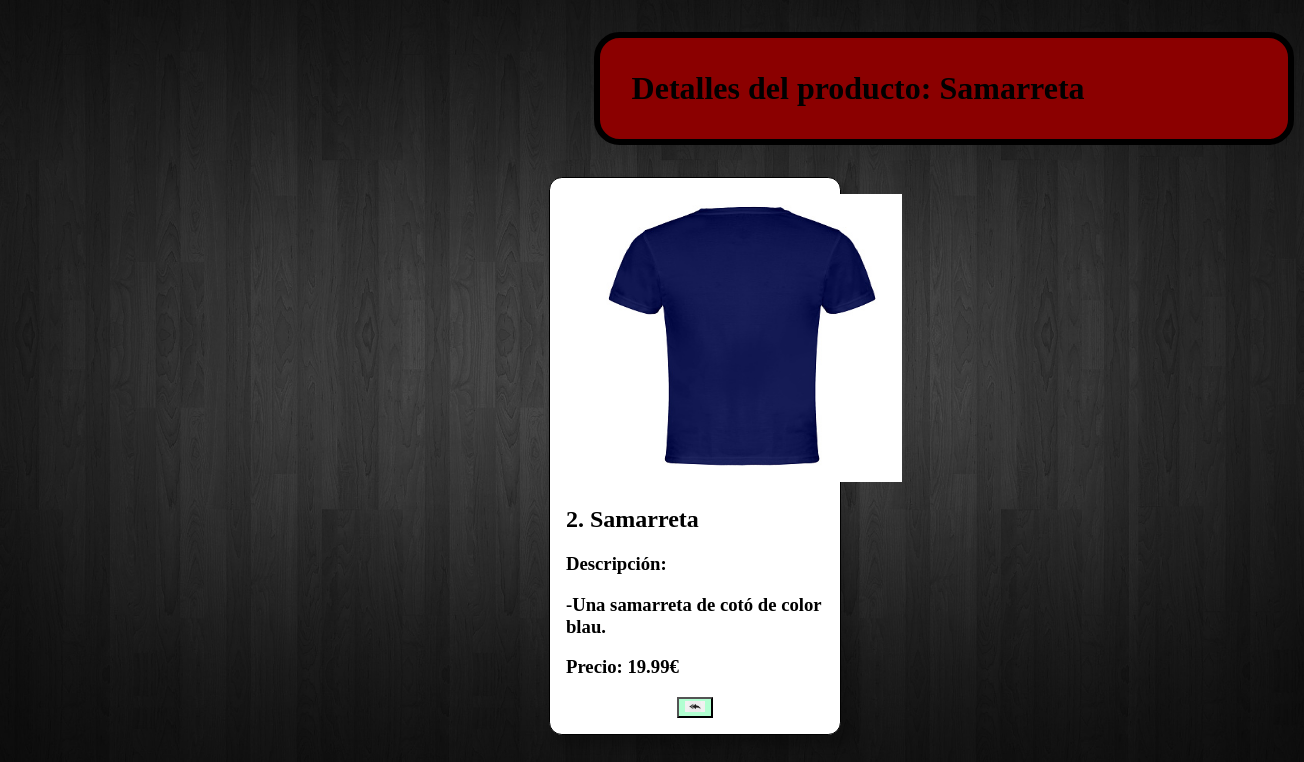
/products/read/2, run on the app's committed database.
### tables this page shows
CREATE TABLE products (
	id INTEGER PRIMARY KEY AUTOINCREMENT,
	title TEXT,
	description TEXT,
	photo TEXT,
	price DECIMAL(10, 2),
	category_id INTEGER,
	seller_id INTEGER,
	created DATETIME,
	updated DATETIME,
	FOREIGN KEY (category_id) REFERENCES categories(id),
	FOREIGN KEY (seller_id) REFERENCES users(id)
);

### app.py (the view)
@app.route('/products/read/<int:id>', methods=["GET"])
def item_read(id):
    if request.method == 'GET':
        with get_db_connection() as con:
            res = con.execute(f"SELECT * from  products where id =?",(id,))
            info =  res.fetchone()
        return render_template('products/read.html', info=info)

### app.py (called while the page is built)
def get_db_connection():
    con = sqlite3.connect(DATABASE)
    con.row_factory = sqlite3.Row
    return con

### templates/products/read.html (shortened to what this page needs)
<!DOCTYPE html>
<html lang="en">
<head>
    <link rel="stylesheet" href="../../static/css/delete.css">
</head>
<body>
    <h1>Detalles del producto: {{ info['title'] }}</h1>
    <div class="tarjeta">
        <div class="arriba">
            <img src="../../static/img/uploads/{{ info['photo'] }}" class="imgTar">
        </div>
        <div class="abajo">
            <h2> {{ info['id']}}. {{ info['title']}} </h2>
            <h3> Descripción: </h3>
            <h3>-{{ info['description']}}</h3>
            <h3> Precio: {{info['price']}}€</h3>
            <div class="botones">
                <form action="/products/list" method="GET">
                    <button type="submit" class="volver" data-tooltip="volver"><img class="logo" src="../../static/img/atras.jpeg" alt=""></button>
                </form>
            </div>
        </div>
    </div>
</body>
</html>

### static/css/delete.css (style rules this page uses)
body { background-image: url(../img/fondo.png); background-attachment: fixed; background-position:initial; background-repeat: no-repeat; background-size: cover; }
.imgTar { width: 20em; height: 18em; margin-left: 1em; }
.tarjeta { margin-left:42%; width: 20%; height: 30%; box-shadow: 8px 8px 8px 4px rgba(0, 0, 0, 0.2); padding: 1em; background-color: white; margin-top: 2em; transition: 0.5s; border: 0.11em solid black; border-radius: 0.8em; }
h1 { border: 0.21em solid black; border-radius: 0.8em; padding: 1em; background-color: darkred; margin-top: 1em; text-decoration: none; color:black; margin-left: 18.3em; width: 19.5em; }
.logo { width: 1.5vw; }
.volver { background-color: rgb(177, 255, 209); }
.botones { display: flex; flex-wrap: wrap; justify-content: space-around; }

### data on the page
products: title "Samarreta", photo (picture), id "2", description "Una samarreta de cotó de color blau.", price "19.99"
